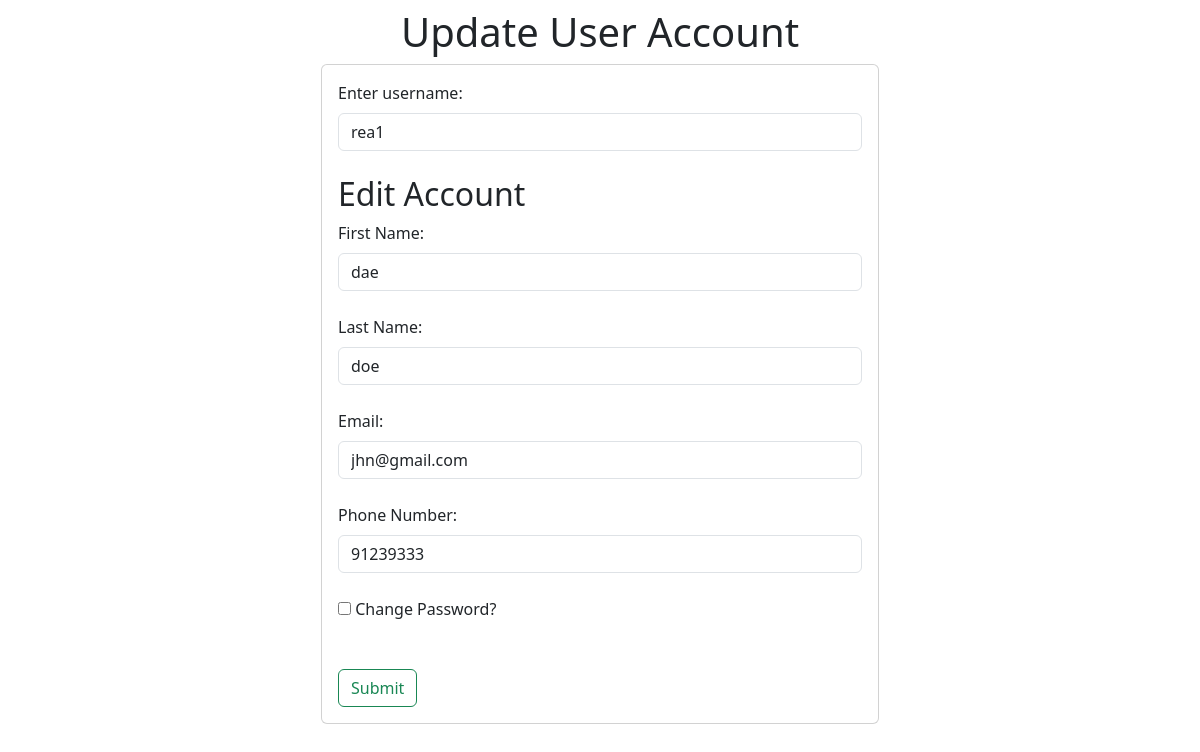
/edit/rea1, run on an earlier commit of the app's database.
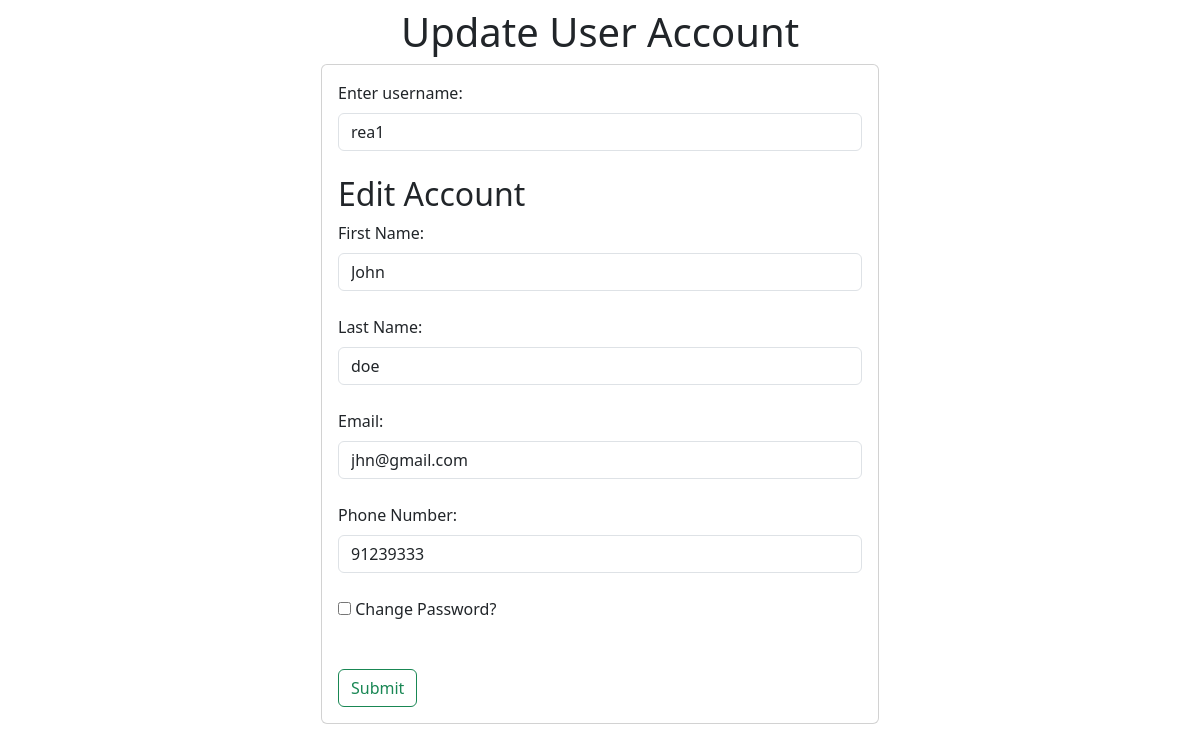
And on a later commit of the database.
### app/entity/models.py (models this page shows, shortened)
class User(Base):
    __tablename__ = "users_info"
    user_id = Column(Integer, primary_key=True, autoincrement=True, unique=True)
    profile_id = Column(Integer, ForeignKey('user_profile.profile_id'))
    fname = Column(String(255), nullable=False)
    lname = Column(String(255), nullable=False)
    email = Column(String(255), nullable=False, unique=True)
    phonenum = Column(String(8), nullable=False)
    username = Column(String(255), nullable=False, unique=True)
    password_hash = Column(String(255), nullable=False)
    suspend_status = Column(Boolean, nullable=False)
    userprofile = relationship("UserProfile", back_populates="user")
    @classmethod
    def get_account_by_username(cls, username):
        user = session.query(cls).filter(cls.username==username).first()
        return user

### app/boundary/systemAdminBoundary.py (the view)
    @adminBP.route('/edit/<string:username>', methods=['GET'])
    def edit_user(username):
        update_user = UpdateAccountController()
        user = update_user.getExistingAccount(username)
        if user:
            return render_template('systemAdmin/update-account.html', user=user, message="")
        else:
            return "User not found", 404

### app/control/adminController.py (called while the page is built)
    def getExistingAccount(self, username):
        user = User.get_account_by_username(username)
        return user

### app/templates/systemAdmin/update-account.html (shortened to what this page needs)
{% extends "base.html" %}
{% block content %}
<div class="container my-2">
    <div class="row-12 d-flex align-items-center h-100 justify-content-center flex-column">
        <h1>Update User Account</h1>
        <div class="col-xl-6 col-lg-6 col-md-6 col-sm-12">
            <div class="card">
                <div class="card-body">
                    <form method="post" action="/updateAccount" class='needs-validation' id="updateaccount" novalidate >
                        <div>
                            <label for="username" class="form-label">Enter username:</label>
                            <input type="text" class="form-control" id="username" name="username" size="50" value="{{user.username}}" required>
                        </div>
                        <br>
                        <h2> Edit Account </h2>
                        <div>
                            <label for="fname" class="form-label">First Name:</label>
                            <input type="text" class="form-control" id="fname" name="fname" size="50" value={{user.fname}}>
                        </div>
                        <br>
                        <div>
                            <label for="lname" class="form-label">Last Name:</label>
                            <input type="text"  class="form-control" id="lname" name="lname" size="50" value={{user.lname}}>
                        </div>
                        <br>
                        <div>
                            <label for="email" class="form-label">Email:</label>
                            <input type="email" class="form-control" id="email" name="email" value={{user.email}}>
                        </div>
                        <br>
                        <div>
                            <label for="phonenum" class="form-label">Phone Number:</label>
                            <input type="tel" class="form-control" id="phonenum" name="phonenum" value={{user.phonenum}}>
                        </div>
                        <br>
                        <div>
                            <label>
                                <input type="checkbox" id="toggleCheckbox"> Change Password?
                            </label>
                        </div>
                        <br>
                        <br>
                        <div>
                            <button type="submit" class="btn btn-outline-success">Submit</button>
                        </div>
                    </form>
                </div>
            </div>
        </div>
    </div>
</div>
{% endblock %}

What changed in the data, as far as the page shows it:
changed User "rea1": fname "dae" → "John"
